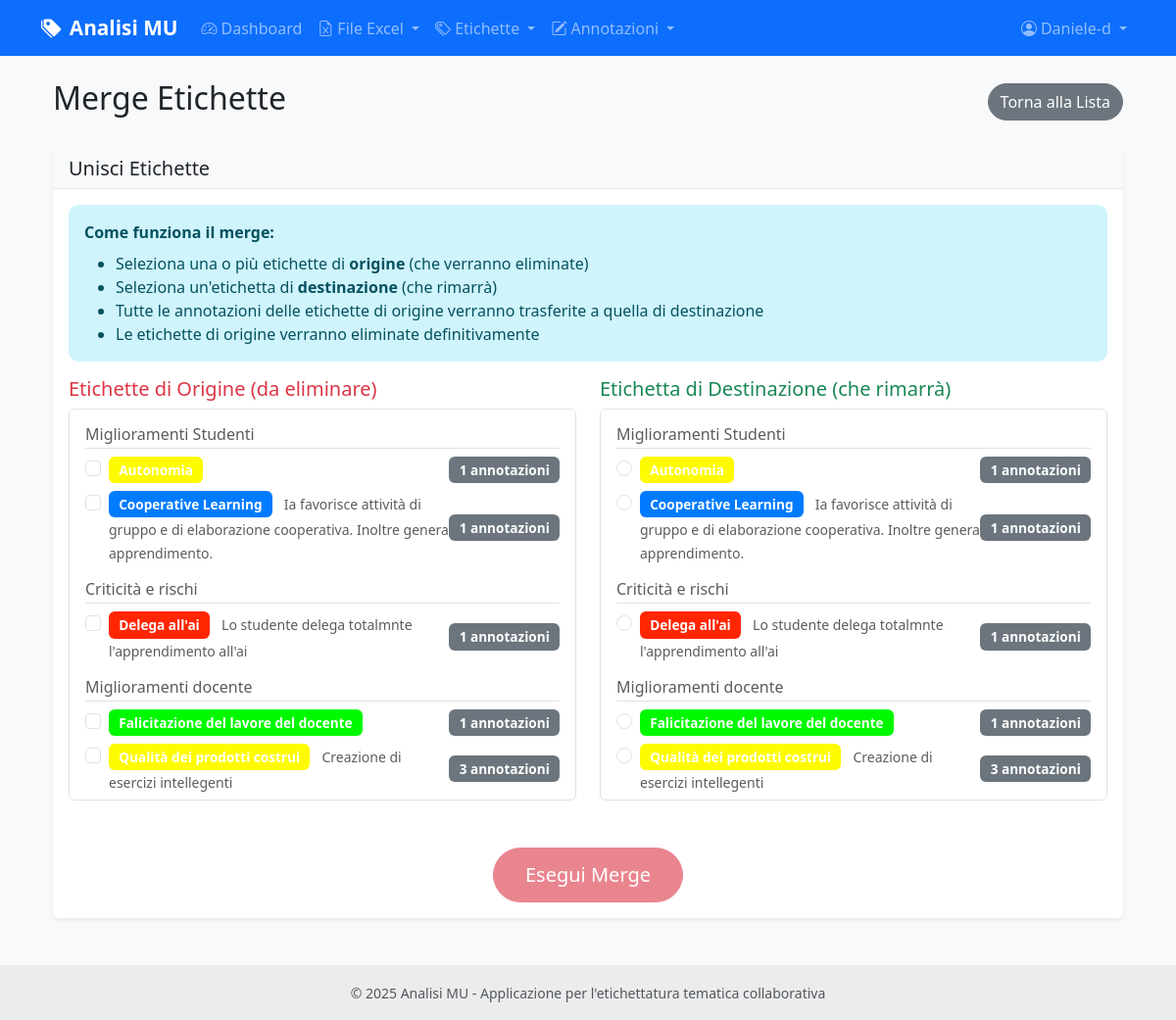
The page /labels/merge (signed in) on the database its author committed.
### models.py (models this page shows, shortened)
class User(UserMixin, db.Model):
    id = db.Column(db.Integer, primary_key=True)
    username = db.Column(db.String(80), unique=True, nullable=False)
    email = db.Column(db.String(120), unique=True, nullable=False)
    password_hash = db.Column(db.String(255), nullable=False)
    role = db.Column(db.String(20), default='annotatore')  # 'amministratore' o 'annotatore'
    is_active = db.Column(db.Boolean, default=True)
    last_login = db.Column(db.DateTime)
    created_at = db.Column(db.DateTime, default=datetime.utcnow)
    updated_at = db.Column(db.DateTime, default=datetime.utcnow, onupdate=datetime.utcnow)
    annotations = db.relationship('CellAnnotation', foreign_keys='CellAnnotation.user_id', backref='user', lazy=True)
    def can_manage_users(self):
        return self.role == 'amministratore'

class Label(db.Model):
    id = db.Column(db.Integer, primary_key=True)
    name = db.Column(db.String(100), nullable=False, unique=True)
    description = db.Column(db.Text)
    category_id = db.Column(db.Integer, db.ForeignKey('category.id'), nullable=True)
    category = db.Column(db.String(50))  # Manteniamo per compatibilità, sarà deprecato
    color = db.Column(db.String(7), default='#007bff')  # Colore HEX
    is_active = db.Column(db.Boolean, default=True)  # Soft delete
    created_at = db.Column(db.DateTime, default=datetime.utcnow)
    updated_at = db.Column(db.DateTime, default=datetime.utcnow, onupdate=datetime.utcnow)
    annotations = db.relationship('CellAnnotation', backref='label', lazy=True, cascade='all, delete-orphan')
    category_obj = db.relationship('Category', foreign_keys=[category_id], back_populates='labels')

class Category(db.Model):
    id = db.Column(db.Integer, primary_key=True)
    name = db.Column(db.String(100), nullable=False, unique=True)
    description = db.Column(db.Text)
    color = db.Column(db.String(7), default='#6c757d')  # Colore HEX
    is_active = db.Column(db.Boolean, default=True)  # Soft delete
    created_at = db.Column(db.DateTime, default=datetime.utcnow)
    updated_at = db.Column(db.DateTime, default=datetime.utcnow, onupdate=datetime.utcnow)
    labels = db.relationship('Label', foreign_keys='Label.category_id', back_populates='category_obj')

### routes/labels.py (the view, shortened to what this page needs)
@labels_bp.route('/merge', methods=['GET', 'POST'])
@login_required
def merge_labels():
    labels = Label.query.options(db.joinedload(Label.category_obj)).order_by(Label.category, Label.name).all()
    labels_by_category = {}
    for label in labels:
        category = label.category_obj.name if label.category_obj else 'Senza categoria'
        if category not in labels_by_category:
            labels_by_category[category] = []
        annotation_count = CellAnnotation.query.filter_by(label_id=label.id).count()
        label_data = {
            'id': label.id,
            'name': label.name,
            'description': label.description,
            'color': label.color,
            'annotation_count': annotation_count
        }
        labels_by_category[category].append(label_data)
    return render_template('labels/merge_labels.html', labels_by_category=labels_by_category)

### templates/labels/merge_labels.html (shortened to what this page needs)
{% extends "base.html" %}
{% block content %}
<div class="container-fluid">
    <div class="row">
        <div class="col-12">
            <div class="d-flex justify-content-between align-items-center mb-4">
                <h2>
                    Merge Etichette
                </h2>
                <a href="{{ url_for('labels.list_labels') }}" class="btn btn-secondary">
                    Torna alla Lista
                </a>
            </div>
            <div class="card">
                <div class="card-header">
                    <h5 class="card-title mb-0">
                        Unisci Etichette
                    </h5>
                </div>
                <div class="card-body">
                    <div class="alert alert-info">
                        <strong>Come funziona il merge:</strong>
                        <ul class="mb-0 mt-2">
                            <li>Seleziona una o più etichette di <strong>origine</strong> (che verranno eliminate)</li>
                            <li>Seleziona un'etichetta di <strong>destinazione</strong> (che rimarrà)</li>
                            <li>Tutte le annotazioni delle etichette di origine verranno trasferite a quella di destinazione</li>
                            <li>Le etichette di origine verranno eliminate definitivamente</li>
                        </ul>
                    </div>
                    <form method="POST">
                        <div class="row">
                            <div class="col-md-6">
                                <h5 class="text-danger">
                                    Etichette di Origine (da eliminare)
                                </h5>
                                <div class="border rounded p-3" style="max-height: 400px; overflow-y: auto;">
                                    {% for category, labels in labels_by_category.items() %}
                                        <div class="mb-3">
                                            <h6 class="text-muted border-bottom pb-1">{{ category }}</h6>
                                            {% for label in labels %}
                                                <div class="form-check mb-2">
                                                    <input class="form-check-input source-label"
                                                           type="checkbox"
                                                           name="source_labels"
                                                           value="{{ label.id }}"
                                                           id="source_{{ label.id }}">
                                                    <label class="form-check-label d-flex justify-content-between align-items-center"
                                                           for="source_{{ label.id }}">
                                                        <span>
                                                            <span class="badge me-2"
                                                                  style="background-color: {{ label.color }}; color: white;">
                                                                {{ label.name }}
                                                            </span>
                                                            <small class="text-muted">{{ label.description }}</small>
                                                        </span>
                                                        <span class="badge bg-secondary">
                                                            {{ label.annotation_count }} annotazioni
                                                        </span>
                                                    </label>
                                                </div>
                                            {% endfor %}
                                        </div>
                                    {% endfor %}
                                </div>
                            </div>
                            <div class="col-md-6">
                                <h5 class="text-success">
                                    Etichetta di Destinazione (che rimarrà)
                                </h5>
                                <div class="border rounded p-3" style="max-height: 400px; overflow-y: auto;">
                                    {% for category, labels in labels_by_category.items() %}
                                        <div class="mb-3">
                                            <h6 class="text-muted border-bottom pb-1">{{ category }}</h6>
                                            {% for label in labels %}
                                                <div class="form-check mb-2">
                                                    <input class="form-check-input target-label"
                                                           type="radio"
                                                           name="target_label"
                                                           value="{{ label.id }}"
                                                           id="target_{{ label.id }}">
                                                    <label class="form-check-label d-flex justify-content-between align-items-center"
                                                           for="target_{{ label.id }}">
                                                        <span>
                                                            <span class="badge me-2"
                                                                  style="background-color: {{ label.color }}; color: white;">
                                                                {{ label.name }}
                                                            </span>
                                                            <small class="text-muted">{{ label.description }}</small>
                                                        </span>
                                                        <span class="badge bg-secondary">
                                                            {{ label.annotation_count }} annotazioni
                                                        </span>
                                                    </label>
                                                </div>
                                            {% endfor %}
                                        </div>
                                    {% endfor %}
                                </div>
                            </div>
                        </div>
                        <div class="text-center mt-4">
                            <button type="submit" class="btn btn-danger btn-lg" id="merge-btn" disabled>
                                Esegui Merge
                            </button>
                        </div>
                    </form>
                </div>
            </div>
        </div>
    </div>
</div>
{% endblock %}

### templates/base.html (shortened to what this page needs)
<!DOCTYPE html>
<html lang="it">
<head>
    <link href="https://cdn.jsdelivr.net/npm/bootstrap@5.3.0/dist/css/bootstrap.min.css" rel="stylesheet">
    <link href="https://cdn.jsdelivr.net/npm/bootstrap-icons@1.10.0/font/bootstrap-icons.css" rel="stylesheet">
    <link href="{{ url_for('static', filename='css/style.css') }}" rel="stylesheet">
</head>
<body>
    <nav class="navbar navbar-expand-lg navbar-dark bg-primary">
        <div class="container">
            <a class="navbar-brand" href="{{ url_for('main.index') }}">
                <i class="bi bi-tags-fill me-2"></i>Analisi MU
            </a>
            <div class="collapse navbar-collapse" id="navbarNav">
                <ul class="navbar-nav me-auto">
                    {% if current_user.is_authenticated %}
                    <li class="nav-item">
                        <a class="nav-link" href="{{ url_for('main.dashboard') }}">
                            <i class="bi bi-speedometer2 me-1"></i>Dashboard
                        </a>
                    </li>
                    <li class="nav-item dropdown">
                        <a class="nav-link dropdown-toggle" href="#" id="excelDropdown" role="button" data-bs-toggle="dropdown">
                            <i class="bi bi-file-earmark-excel me-1"></i>File Excel
                        </a>
                    </li>
                    <li class="nav-item dropdown">
                        <a class="nav-link dropdown-toggle" href="#" id="labelsDropdown" role="button" data-bs-toggle="dropdown">
                            <i class="bi bi-tags me-1"></i>Etichette
                        </a>
                    </li>
                    <li class="nav-item dropdown">
                        <a class="nav-link dropdown-toggle" href="#" id="annotationDropdown" role="button" data-bs-toggle="dropdown">
                            <i class="bi bi-pencil-square me-1"></i>Annotazioni
                        </a>
                    </li>
                    {% endif %}
                </ul>
                <ul class="navbar-nav">
                    {% if current_user.is_authenticated %}
                    <li class="nav-item dropdown">
                        <a class="nav-link dropdown-toggle" href="#" id="userDropdown" role="button" data-bs-toggle="dropdown">
                            <i class="bi bi-person-circle me-1"></i>{{ current_user.username }}
                        </a>
                    </li>
                    {% endif %}
                </ul>
            </div>
        </div>
    </nav>
    <main class="container my-4">
        {% block content %}{% endblock %}
    </main>
    <footer class="bg-light text-center text-lg-start mt-5">
        <div class="text-center p-3" style="background-color: rgba(0, 0, 0, 0.05);">
            <small class="text-muted">
                © 2025 Analisi MU - Applicazione per l'etichettatura tematica collaborativa
            </small>
        </div>
    </footer>
</body>
</html>

### static/css/style.css (style rules this page uses)
:root { --primary-color: #007bff; --success-color: #28a745; --warning-color: #ffc107; --danger-color: #dc3545; --info-color: #17a2b8; --light-color: #f8f9fa; --dark-color: #343a40; }
body { font-family: 'Segoe UI', Tahoma, Geneva, Verdana, sans-serif; background-color: #f8f9fa; }
.navbar-brand { font-weight: 600; font-size: 1.3rem; }
.card { border: none; box-shadow: 0 0.125rem 0.25rem rgba(0, 0, 0, 0.075); transition: box-shadow 0.15s ease-in-out; }
.card-header { background-color: #f8f9fa; border-bottom: 1px solid #e9ecef; font-weight: 600; }
.btn { border-radius: 50px; font-weight: 500; transition: all 0.2s ease; }
.btn-lg { border-radius: 50px; padding: 0.75rem 2rem; }
.btn:disabled { opacity: 0.6; cursor: not-allowed; }
.alert { border: none; border-radius: 10px; }
.badge { font-size: 0.85em; padding: 0.5em 0.75em; }

### rows shown on the page
User: username "Daniele-d"
Label: name "Miglioramenti Studenti", name "Autonomia", annotation_count "1"
Label: name "Cooperative Learning", description "Ia favorisce attività di gruppo e di elaborazione cooperativa. Inoltre genera apprendimento.", annotation_count "1"
Label: name "Criticità e rischi", name "Delega all'ai", description "Lo studente delega totalmnte l'apprendimento all'ai", annotation_count "1"
Label: name "Miglioramenti docente", name "Falicitazione del lavore del docente", annotation_count "1"
Label: name "Qualità dei prodotti costrui", description "Creazione di esercizi intellegenti", annotation_count "3"
